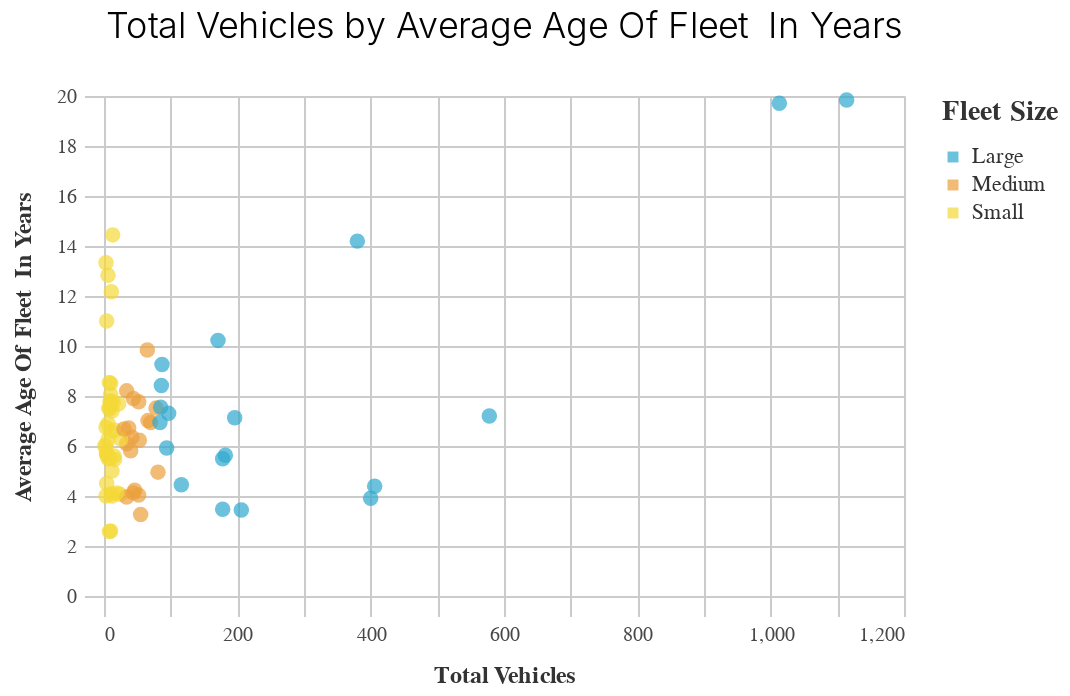

The cell this chart's notebook holds for it:
### Markdown cell above
# All

### Code cell
_utils.basic_scatter_chart((df_agg), 'total_vehicles', 'average_age_of_fleet__in_years_', 'fleet_size'
                            )
